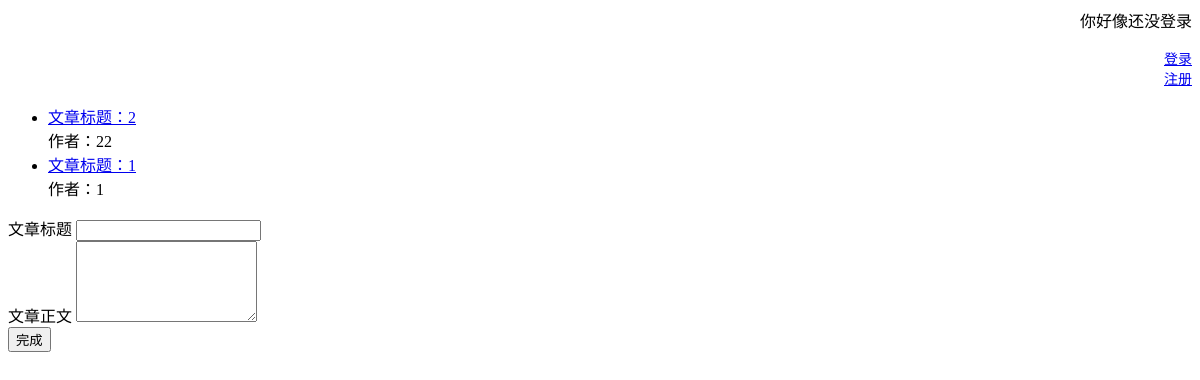
The page /bbs/ on the database as committed earlier.
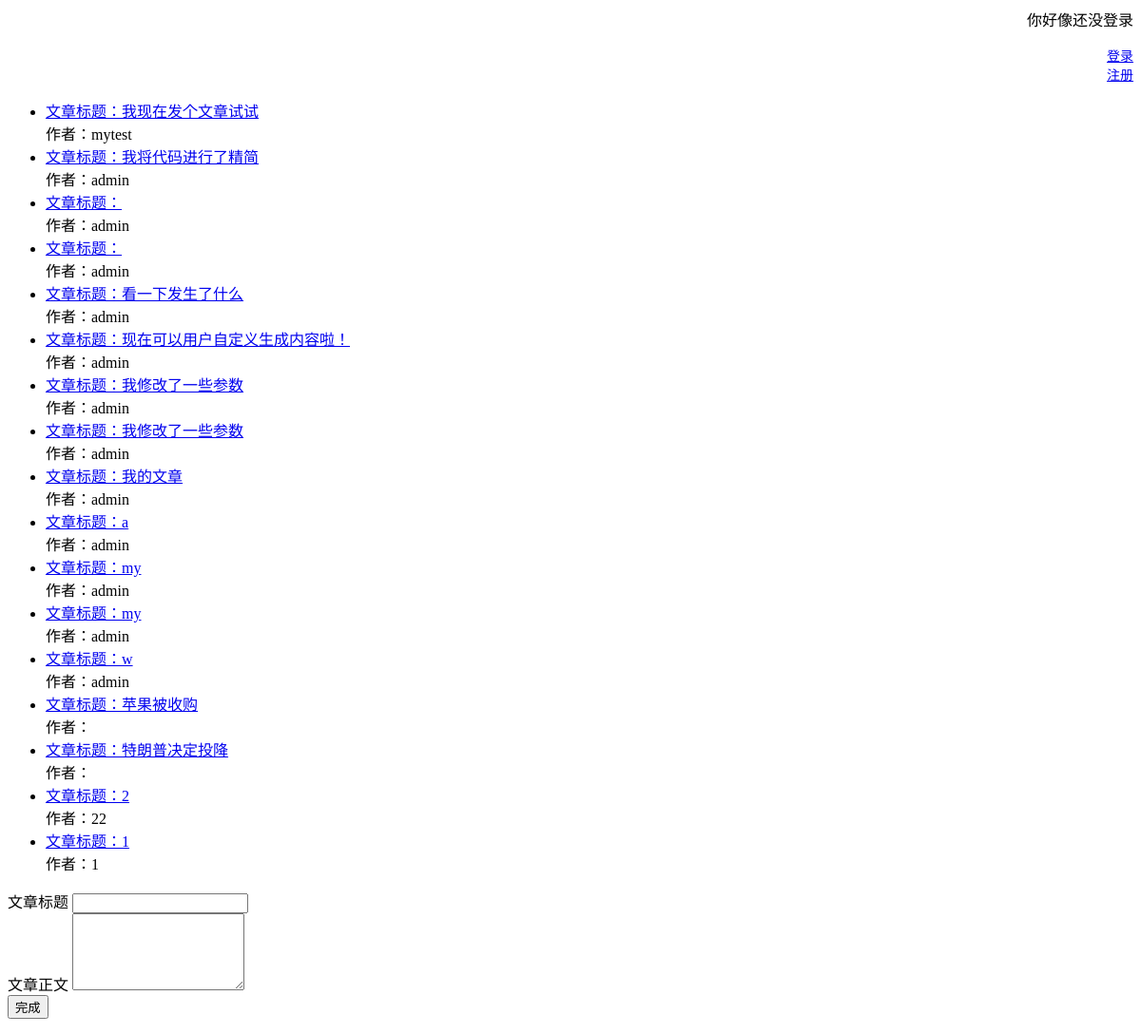
The same page on the database as committed later.
### bbs/models.py (models this page shows, shortened)
class Article(models.Model):
    Article_title = models.CharField(max_length=50)
    Article_text = models.TextField()
    author = models.CharField(max_length=30)
    pub_date = models.DateTimeField('data published')

### bbs/views.py (the view)
# urls.py: path("", views.IndexView.as_view(), name="index"),
class IndexView(generic.ListView):
    template_name = "bbs/index.html"
    context_object_name = "latest_Article_list"
    def get_queryset(self):
        return Article.objects.order_by("-pub_date")

### bbs/templates/bbs/index.html (shortened to what this page needs)
{% if request.user.is_authenticated %}
    <p align="right">欢迎你啊老铁{{ request.user }}</p>
    <a style="font-size:14px;display: block;text-align:right;" href = "{% url 'bbs:logout' %}">退出账号</a>
{% else %}
    <p align="right">你好像还没登录</p>
    <a  style="font-size:14px;display: block;text-align:right;" href="{% url 'bbs:login_page' %}">登录</a>
    <a  style="font-size:14px;display: block;text-align:right;" href="{% url 'bbs:register' %}">注册</a>
{% endif %}
{% if latest_Article_list %}
    <ul>
    {% for a in latest_Article_list %}
    <li><a  href="{% url 'bbs:detail' a.id %}">文章标题：{{ a.Article_title }}</a></li>
    作者：{{a.author}}
    {% endfor %}
    </ul>
{% else %}
    <p>No comment are available.</p>
{% endif %}
<form action="{% url 'bbs:subart' %}" method="post">
    <div class="form-group">
        <label for="title">文章标题</label>
        <input type="text" class="form-control" id="title" name="title">
    </div>
    <div class="form-group">
        <label for="body">文章正文</label>
        <textarea type="text" class="form-control" id="body" name="body" rows="5"></textarea>
    </div>
    <button type="submit" class="btn btn-primary">完成</button>
</form>

Rows that differ between the two databases and show on the page:
added Article: Article_title "我现在发个文章试试", author "mytest"
added Article: Article_title "我将代码进行了精简", author "admin"
added Article: author "admin"
added Article: author "admin"
added Article: Article_title "看一下发生了什么", author "admin"
added Article: Article_title "现在可以用户自定义生成内容啦！", author "admin"
added Article: Article_title "我修改了一些参数", author "admin"
added Article: Article_title "我修改了一些参数", author "admin"
added Article: Article_title "我的文章", author "admin"
added Article: Article_title "a", author "admin"
added Article: Article_title "my", author "admin"
added Article: Article_title "my", author "admin"
added Article: Article_title "w", author "admin"
added Article: Article_title "苹果被收购"
added Article: Article_title "特朗普决定投降"
